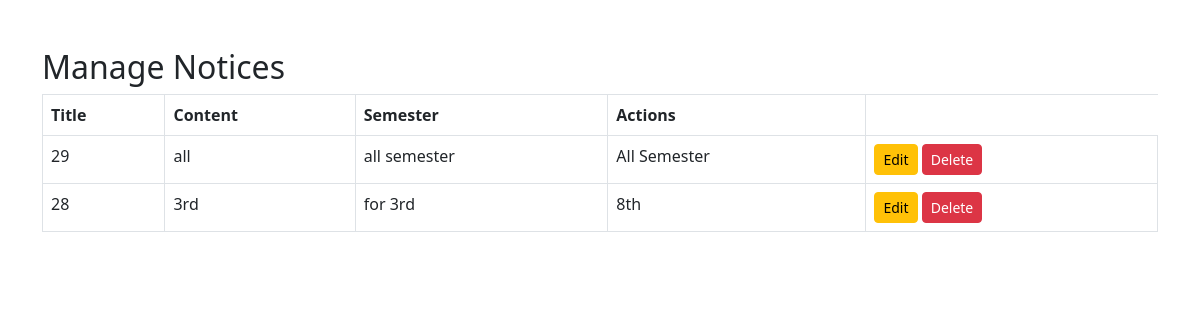
The app's page /teacher/manage_announcements.php with its own data.
### tables this page shows
CREATE TABLE `notices` (
  `id` int(11) NOT NULL,
  `title` varchar(255) NOT NULL,
  `content` text NOT NULL,
  `created_at` timestamp NOT NULL DEFAULT current_timestamp(),
  `semester` enum('1st','2nd','3rd','4th','5th','6th','7th','8th','All Semester') NOT NULL DEFAULT 'All Semester'
);

### teacher/manage_announcements.php (the view, shortened to what this page needs)
<?php
require_once '../db/database.php';
$sql = "SELECT * FROM notices ORDER BY created_at DESC";
$result = $conn->query($sql);
?>
<!DOCTYPE html>
<html lang="en">
<head>
    <link rel="stylesheet" href="https://cdn.jsdelivr.net/npm/bootstrap@5.3.0/dist/css/bootstrap.min.css">
</head>
<body>
    <div class="container mt-5">
        <h2>Manage Notices</h2>
        <table class="table table-bordered">
            <thead>
                <tr>
                    <th>Title</th>
                    <th>Content</th>
                    <th>Semester</th>
                    <th>Actions</th>
                </tr>
            </thead>
            <tbody>
                <?php if ($result->num_rows > 0): ?>
                    <?php while ($notice = $result->fetch_assoc()): ?>
                        <tr>
                            <td><?php echo $notice['id']; ?></td>
                            <td><?php echo htmlspecialchars($notice['title']); ?></td>
                            <td><?php echo nl2br(htmlspecialchars($notice['content'])); ?></td>
                            <td><?php echo htmlspecialchars($notice['semester']); ?></td>
                            <td>
                                <button class="btn btn-warning btn-sm" data-bs-toggle="modal" data-bs-target="#editModal"
                                    data-id="<?php echo $notice['id']; ?>"
                                    data-title="<?php echo htmlspecialchars($notice['title']); ?>"
                                    data-content="<?php echo htmlspecialchars($notice['content']); ?>"
                                    data-semester="<?php echo htmlspecialchars($notice['semester']); ?>">Edit</button>
                                <a href="manage_announcements.php?delete=<?php echo $notice['id']; ?>" class="btn btn-danger btn-sm">Delete</a>
                            </td>
                        </tr>
                    <?php endwhile; ?>
                <?php else: ?>
                    <tr>
                        <td colspan="5" class="text-center">No notices available</td>
                    </tr>
                <?php endif; ?>
            </tbody>
        </table>
    </div>
</body>
</html>

### records on screen
notices: id "29", title "all", content "all semester", semester "All Semester"
notices: id "28", title "3rd", content "for 3rd", semester "8th"
